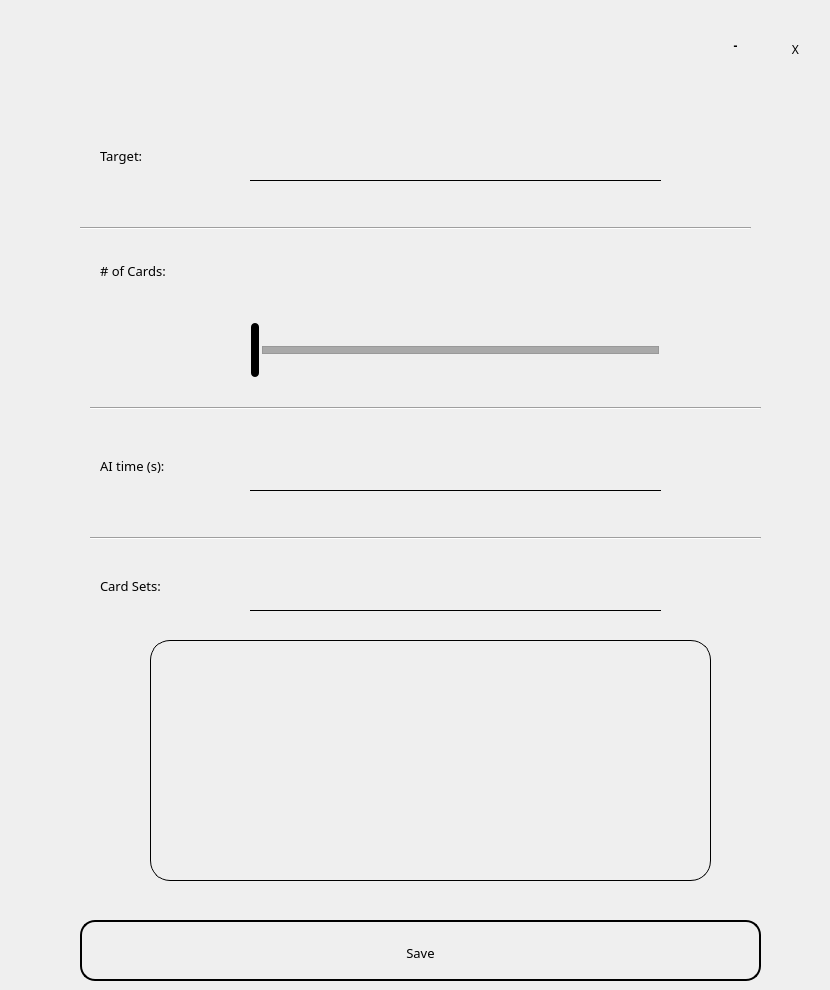
   <widget class="QWidget" name="page_2">
    <widget class="QPushButton" name="closebtn_6">
     <property name="geometry">
      <rect>
       <x>770</x>
       <y>20</y>
       <width>51</width>
       <height>51</height>
      </rect>
     </property>
     <property name="font">
      <font>
       <family>Adobe Devanagari</family>
      </font>
     </property>
     <property name="styleSheet">
      <string notr="true">QPushButton:hover{
background-color:rgb(219, 102, 111);
border: none;
border-radius: 20px;

}

QPushButton{
padding-top:8px;
border: none;
border-radius: 30px;
}</string>
     </property>
     <property name="text">
      <string>Χ</string>
     </property>
    </widget>
    <widget class="QPushButton" name="minibtn_6">
     <property name="geometry">
      <rect>
       <x>710</x>
       <y>20</y>
       <width>51</width>
       <height>51</height>
      </rect>
     </property>
     <property name="font">
      <font>
       <family>Yu Gothic</family>
       <bold>true</bold>
      </font>
     </property>
     <property name="styleSheet">
      <string notr="true">QPushButton:hover{
background-color:rgb(245, 205, 122);
border: none;
border-radius: 20px;

}

QPushButton{
padding-top:0px;
border: none;
}</string>
     </property>
     <property name="text">
      <string>-</string>
     </property>
    </widget>
    <widget class="QPushButton" name="back_5">
     <property name="geometry">
      <rect>
       <x>30</x>
       <y>85</y>
       <width>60</width>
       <height>60</height>
      </rect>
     </property>
     <property name="styleSheet">
      <string notr="true">QPushButton:hover{
border: 4px solid;
border-radius: 20px;
background: rgba(255, 255, 255, 0);}

QPushButton{
border-radius: 20px;
background: rgba(255, 255, 255, 0);}</string>
     </property>
     <property name="text">
      <string/>
     </property>
     <property name="icon">
      <iconset resource="resource.qrc">
       <normaloff>:/pic/bin/back.png</normaloff>:/pic/bin/back.png</iconset>
     </property>
    </widget>
    <widget class="QPushButton" name="save_change_btn">
     <property name="geometry">
      <rect>
       <x>80</x>
       <y>920</y>
       <width>681</width>
       <height>61</height>
      </rect>
     </property>
     <property name="font">
      <font>
       <family>Adobe Devanagari</family>
       <pointsize>10</pointsize>
      </font>
     </property>
     <property name="cursor">
      <cursorShape>PointingHandCursor</cursorShape>
     </property>
     <property name="styleSheet">
      <string notr="true">QPushButton{
padding-top:5px;
border: 2px solid black;
border-radius: 15px;
}

QPushButton:hover{
padding-top:5px;
border: 5px solid black;
border-radius: 15px;
font: 75 10pt &quot;Adobe Devanagari&quot;;
}</string>
     </property>
     <property name="text">
      <string>Save</string>
     </property>
    </widget>
    <widget class="QSlider" name="horizontalSlider">
     <property name="geometry">
      <rect>
       <x>250</x>
       <y>300</y>
       <width>421</width>
       <height>100</height>
      </rect>
     </property>
     <property name="styleSheet">
      <string notr="true">.QSlider {
    min-height: 100px;
    max-height: 100px;
}

.QSlider::groove:horizontal {
    border: 1px solid rgba(149, 149, 149,200);
    height: 6px;
    background: rgba(149, 149, 149,200);
    margin: 0 12px;
}

.QSlider::handle:horizontal {
    background: black;
    width: 8px;
	border-radius:4px;
    height: 150px;
    margin: -24px -12px;
}</string>
     </property>
     <property name="minimum">
      <number>2</number>
     </property>
     <property name="maximum">
      <number>12</number>
     </property>
     <property name="orientation">
      <enum>Qt::Horizontal</enum>
     </property>
     <property name="invertedAppearance">
      <bool>false</bool>
     </property>
     <property name="tickPosition">
      <enum>QSlider::TicksBelow</enum>
     </property>
     <property name="tickInterval">
      <number>2</number>
     </property>
    </widget>
    <widget class="QLineEdit" name="target_input">
     <property name="geometry">
      <rect>
       <x>250</x>
       <y>130</y>
       <width>411</width>
       <height>51</height>
      </rect>
     </property>
     <property name="font">
      <font>
       <family>Adobe Devanagari</family>
       <pointsize>12</pointsize>
       <bold>true</bold>
      </font>
     </property>
     <property name="styleSheet">
      <string notr="true">QLineEdit{
	background-color: rgba(255, 255, 255, 0);
	border: 1px solid black;
	border-bottom-color: black;
	border-right-color: rgba(255, 255, 255, 0);
	border-left-color: rgba(255, 255, 255, 0);
	border-top-color: rgba(255, 255, 255, 0);
}</string>
     </property>
     <property name="alignment">
      <set>Qt::AlignCenter</set>
     </property>
    </widget>
    <widget class="QLabel" name="label_10">
     <property name="geometry">
      <rect>
       <x>100</x>
       <y>220</y>
       <width>231</width>
       <height>101</height>
      </rect>
     </property>
     <property name="font">
      <font>
       <family>Adobe Devanagari</family>
       <pointsize>10</pointsize>
      </font>
     </property>
     <property name="focusPolicy">
      <enum>Qt::NoFocus</enum>
     </property>
     <property name="styleSheet">
      <string notr="true">QLabel#label{
background-color: none;
border: none;
color: black;
text-alignment: center;
}</string>
     </property>
     <property name="text">
      <string># of Cards:</string>
     </property>
     <property name="wordWrap">
      <bool>true</bool>
     </property>
    </widget>
    <widget class="QLabel" name="card_num_set">
     <property name="geometry">
      <rect>
       <x>340</x>
       <y>220</y>
       <width>231</width>
       <height>101</height>
      </rect>
     </property>
     <property name="font">
      <font>
       <family>Adobe Devanagari</family>
       <pointsize>12</pointsize>
       <bold>true</bold>
      </font>
     </property>
     <property name="focusPolicy">
      <enum>Qt::NoFocus</enum>
     </property>
     <property name="styleSheet">
      <string notr="true">QLabel#label{
background-color: none;
border: none;
color: black;
text-alignment: center;
}</string>
     </property>
     <property name="text">
      <string/>
     </property>
     <property name="alignment">
      <set>Qt::AlignCenter</set>
     </property>
     <property name="wordWrap">
      <bool>true</bool>
     </property>
    </widget>
    <widget class="Line" name="line">
     <property name="geometry">
      <rect>
       <x>80</x>
       <y>220</y>
       <width>671</width>
       <height>16</height>
      </rect>
     </property>
     <property name="orientation">
      <enum>Qt::Horizontal</enum>
     </property>
    </widget>
    <widget class="QLabel" name="label_12">
     <property name="geometry">
      <rect>
       <x>100</x>
       <y>100</y>
       <width>231</width>
       <height>111</height>
      </rect>
     </property>
     <property name="font">
      <font>
       <family>Adobe Devanagari</family>
       <pointsize>10</pointsize>
      </font>
     </property>
     <property name="focusPolicy">
      <enum>Qt::NoFocus</enum>
     </property>
     <property name="styleSheet">
      <string notr="true">QLabel#label{
background-color: none;
border: none;
color: black;
text-alignment: center;
}</string>
     </property>
     <property name="text">
      <string>Target:</string>
     </property>
     <property name="wordWrap">
      <bool>true</bool>
     </property>
    </widget>
    <widget class="QLineEdit" name="time_input">
     <property name="geometry">
      <rect>
       <x>250</x>
       <y>440</y>
       <width>411</width>
       <height>51</height>
      </rect>
     </property>
     <property name="font">
      <font>
       <family>Adobe Devanagari</family>
       <pointsize>12</pointsize>
       <bold>true</bold>
      </font>
     </property>
     <property name="styleSheet">
      <string notr="true">QLineEdit{
	background-color: rgba(255, 255, 255, 0);
	border: 1px solid black;
	border-bottom-color: black;
	border-right-color: rgba(255, 255, 255, 0);
	border-left-color: rgba(255, 255, 255, 0);
	border-top-color: rgba(255, 255, 255, 0);
}</string>
     </property>
     <property name="alignment">
      <set>Qt::AlignCenter</set>
     </property>
    </widget>
    <widget class="QLabel" name="label_13">
     <property name="geometry">
      <rect>
       <x>100</x>
       <y>410</y>
       <width>231</width>
       <height>111</height>
      </rect>
     </property>
     <property name="font">
      <font>
       <family>Adobe Devanagari</family>
       <pointsize>10</pointsize>
      </font>
     </property>
     <property name="focusPolicy">
      <enum>Qt::NoFocus</enum>
     </property>
     <property name="styleSheet">
      <string notr="true">QLabel#label{
background-color: none;
border: none;
color: black;
text-alignment: center;
}</string>
     </property>
     <property name="text">
      <string>AI time (s):</string>
     </property>
     <property name="wordWrap">
      <bool>true</bool>
     </property>
    </widget>
    <widget class="Line" name="line_2">
     <property name="geometry">
      <rect>
       <x>90</x>
       <y>530</y>
       <width>671</width>
       <height>16</height>
      </rect>
     </property>
     <property name="orientation">
      <enum>Qt::Horizontal</enum>
     </property>
    </widget>
    <widget class="Line" name="line_3">
     <property name="geometry">
      <rect>
       <x>90</x>
       <y>400</y>
       <width>671</width>
       <height>16</height>
      </rect>
     </property>
     <property name="orientation">
      <enum>Qt::Horizontal</enum>
     </property>
    </widget>
    <widget class="QLabel" name="label_14">
     <property name="geometry">
      <rect>
       <x>100</x>
       <y>550</y>
       <width>121</width>
       <height>71</height>
      </rect>
     </property>
     <property name="font">
      <font>
       <family>Adobe Devanagari</family>
       <pointsize>10</pointsize>
      </font>
     </property>
     <property name="focusPolicy">
      <enum>Qt::NoFocus</enum>
     </property>
     <property name="styleSheet">
      <string notr="true">QLabel#label{
background-color: none;
border: none;
color: black;
text-alignment: center;
}</string>
     </property>
     <property name="text">
      <string>Card Sets: </string>
     </property>
    </widget>
    <widget class="QListWidget" name="card_list_2">
     <property name="geometry">
      <rect>
       <x>150</x>
       <y>640</y>
       <width>561</width>
       <height>241</height>
      </rect>
     </property>
     <property name="font">
      <font>
       <family>Adobe Devanagari</family>
       <pointsize>12</pointsize>
       <bold>true</bold>
      </font>
     </property>
     <property name="styleSheet">
      <string notr="true">QListWidget{
background-color: rgba(255, 255, 255, 0);
border: 1px solid;
border-radius: 20px;
}

QListWidget::item:selected
{
color:black;
}


 QScrollBar:vertical
 {
     background-color: #2A2929;
     width: 15px;
     margin: 15px 3px 15px 3px;
     border: 1px transparent #2A2929;
     border-radius: 4px;
 }

 QScrollBar::handle:vertical
 {
     background-color: white;         /* #605F5F; */
     min-height: 5px;
     border-radius: 4px;
 }

 QScrollBar::sub-line:vertical
 {
     margin: 3px 0px 3px 0px;
     border-image: url(:/qss_icons/rc/up_arrow_disabled.png);
     height: 10px;
     width: 10px;
     subcontrol-position: top;
     subcontrol-origin: margin;
 }

 QScrollBar::add-line:vertical
 {
     margin: 3px 0px 3px 0px;
     border-image: url(:/qss_icons/rc/down_arrow_disabled.png);
     height: 10px;
     width: 10px;
     subcontrol-position: bottom;
     subcontrol-origin: margin;
 }

 QScrollBar::sub-line:vertical:hover,QScrollBar::sub-line:vertical:on
 {

     border-image: url(:/qss_icons/rc/up_arrow.png);
     height: 10px;
     width: 10px;
     subcontrol-position: top;
     subcontrol-origin: margin;
 }


 QScrollBar::add-line:vertical:hover, QScrollBar::add-line:vertical:on
 {
     border-image: url(:/qss_icons/rc/down_arrow.png);
     height: 10px;
     width: 10px;
     subcontrol-position: bottom;
     subcontrol-origin: margin;
 }

 QScrollBar::up-arrow:vertical, QScrollBar::down-arrow:vertical
 {
     background: none;
 }


 QScrollBar::add-page:vertical, QScrollBar::sub-page:vertical
 {
     background: none;
 }

</string>
     </property>
    </widget>
    <widget class="QLineEdit" name="card_input">
     <property name="geometry">
      <rect>
       <x>250</x>
       <y>560</y>
       <width>411</width>
       <height>51</height>
      </rect>
     </property>
     <property name="font">
      <font>
       <family>Adobe Devanagari</family>
       <pointsize>12</pointsize>
       <bold>true</bold>
      </font>
     </property>
     <property name="styleSheet">
      <string notr="true">QLineEdit{
	background-color: rgba(255, 255, 255, 0);
	border: 1px solid black;
	border-bottom-color: black;
	border-right-color: rgba(255, 255, 255, 0);
	border-left-color: rgba(255, 255, 255, 0);
	border-top-color: rgba(255, 255, 255, 0);
}</string>
     </property>
     <property name="alignment">
      <set>Qt::AlignCenter</set>
     </property>
    </widget>
    <zorder>closebtn_6</zorder>
    <zorder>minibtn_6</zorder>
    <zorder>back_5</zorder>
    <zorder>save_change_btn</zorder>
    <zorder>target_input</zorder>
    <zorder>label_10</zorder>
    <zorder>horizontalSlider</zorder>
    <zorder>card_num_set</zorder>
    <zorder>line</zorder>
    <zorder>label_12</zorder>
    <zorder>time_input</zorder>
    <zorder>label_13</zorder>
    <zorder>line_2</zorder>
    <zorder>line_3</zorder>
    <zorder>label_14</zorder>
    <zorder>card_list_2</zorder>
    <zorder>card_input</zorder>
   </widget>
